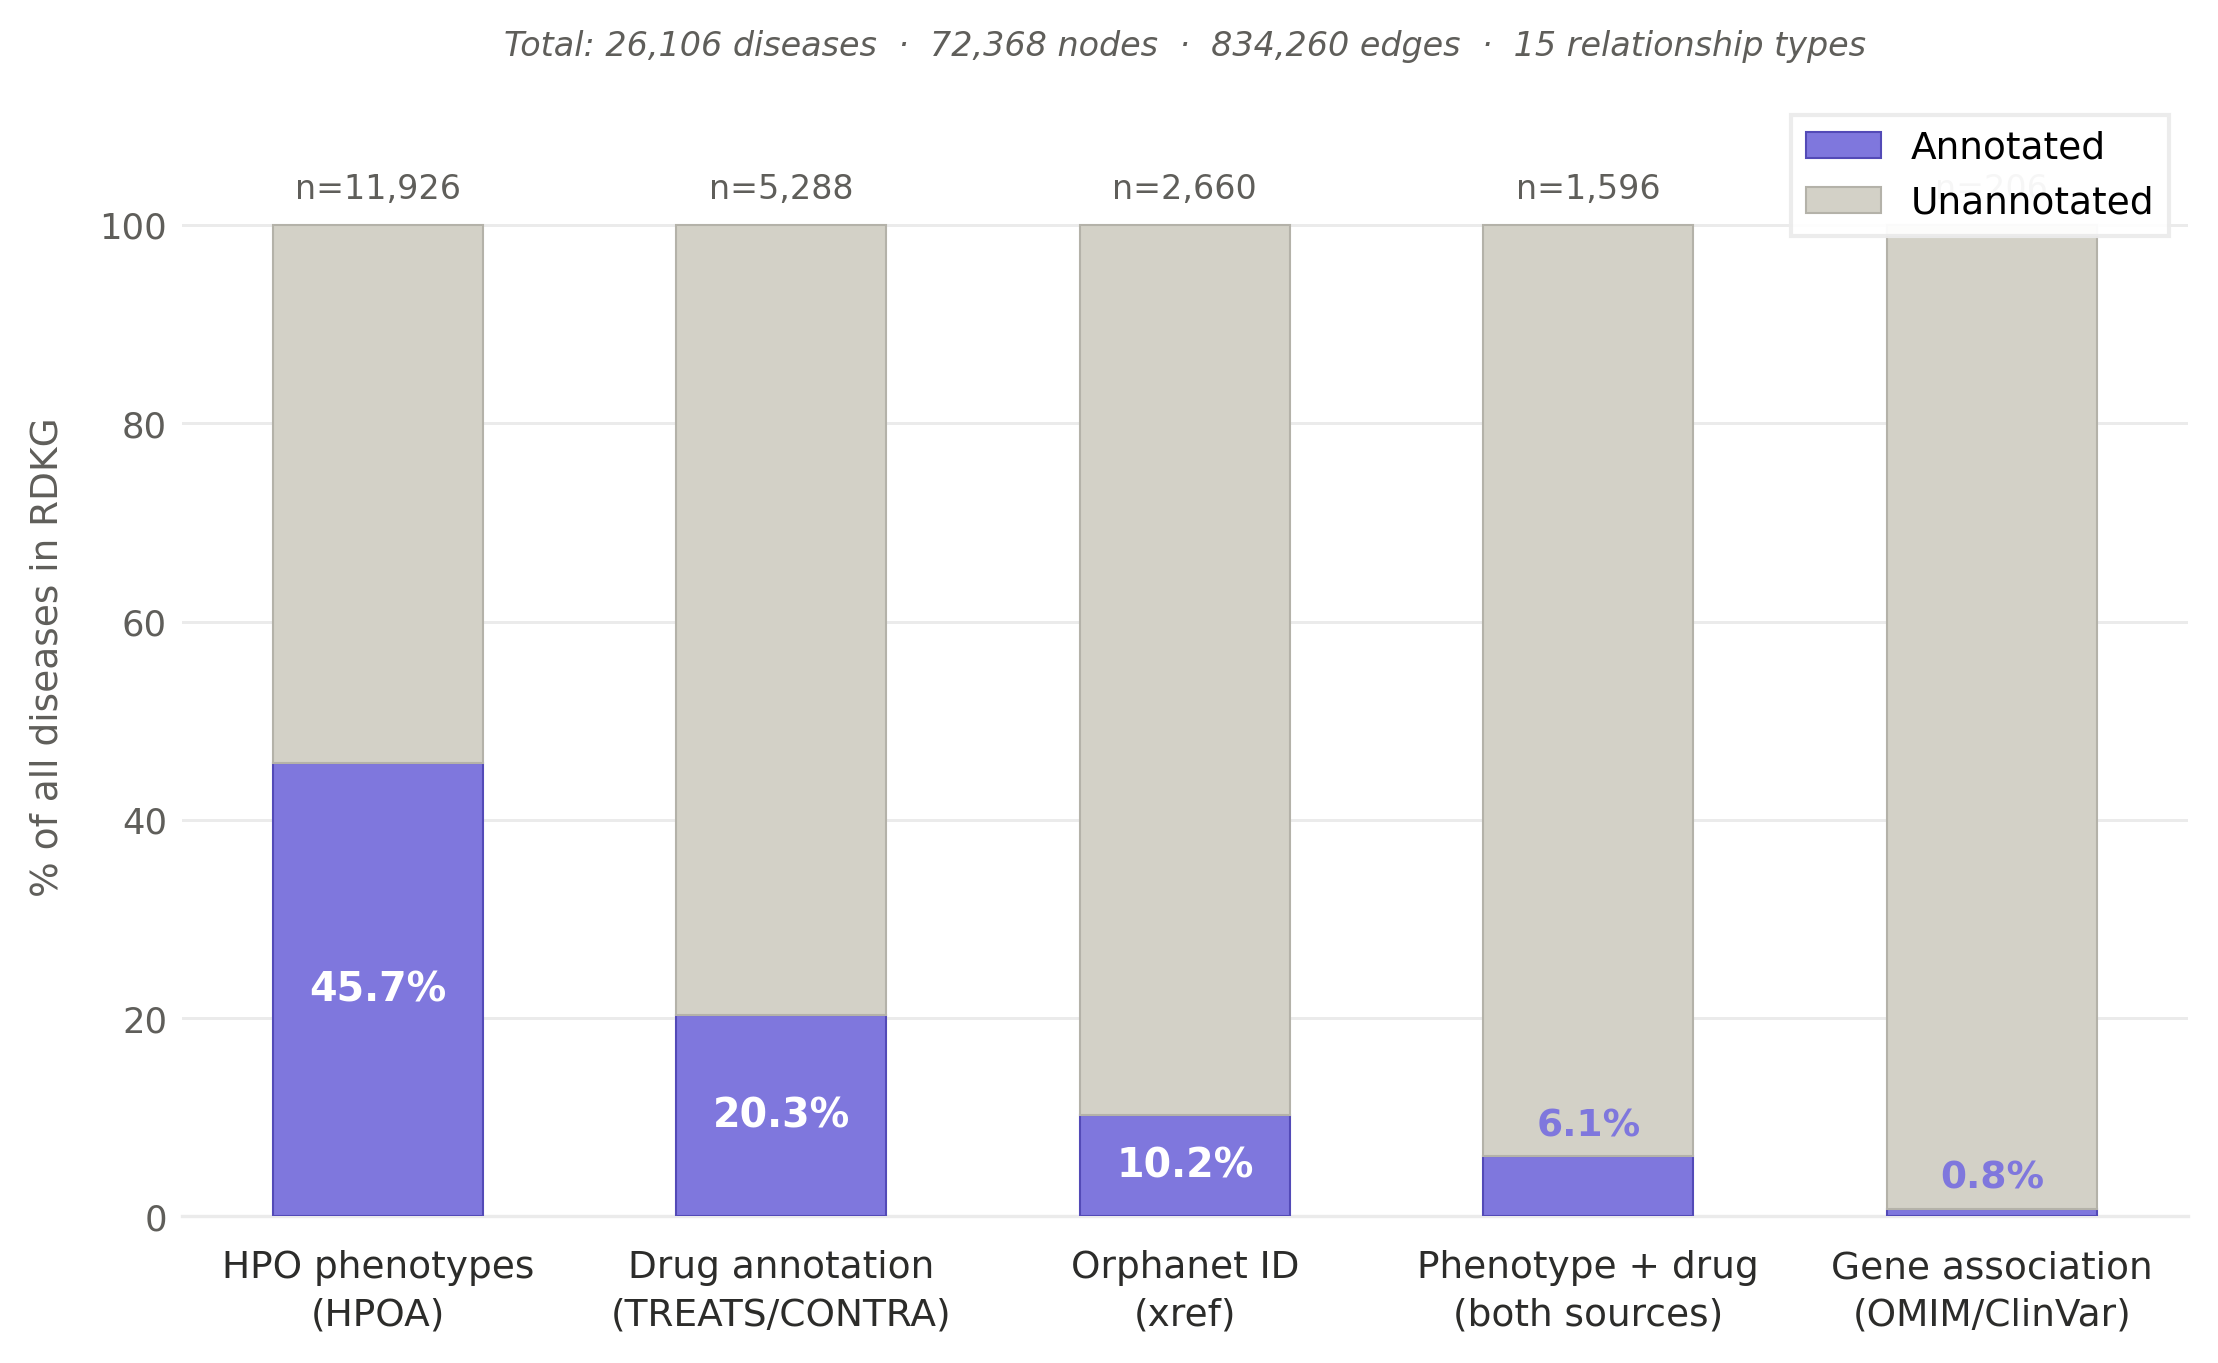

Reproduce this figure in Python.
import matplotlib
matplotlib.use("Agg")
import matplotlib.pyplot as plt
import matplotlib.patches as mpatches
import numpy as np

TOTAL = 26_106

labels = [
    "HPO phenotypes\n(HPOA)",
    "Drug annotation\n(TREATS/CONTRA)",
    "Orphanet ID\n(xref)",
    "Phenotype + drug\n(both sources)",
    "Gene association\n(OMIM/ClinVar)",
]
counts = [11_926, 5_288, 2_660, 1_596, 206]
pcts   = [round(c / TOTAL * 100, 1) for c in counts]
remain = [round(100 - p, 1) for p in pcts]

COL_A  = "#7F77DD"
COL_U  = "#D3D1C7"
COL_AB = "#534AB7"
COL_UB = "#B4B2A9"
COL_TX = "#2C2C2A"
COL_MU = "#5F5E5A"
COL_GR = "#EBEBEB"

fig, ax = plt.subplots(figsize=(7.5, 4.8))
fig.patch.set_facecolor("white")
ax.set_facecolor("white")

x = np.arange(len(labels))
w = 0.52

bars_a = ax.bar(x, pcts,   width=w, color=COL_A,  edgecolor=COL_AB, linewidth=0.5, zorder=3)
bars_u = ax.bar(x, remain, width=w, bottom=pcts,
                color=COL_U, edgecolor=COL_UB, linewidth=0.5, zorder=3)

for bar, pct, cnt in zip(bars_a, pcts, counts):
    # percentage inside bar
    if pct >= 8:
        ax.text(bar.get_x() + w/2, pct/2,
                f"{pct}%", ha="center", va="center",
                fontsize=9.5, fontweight="bold", color="white", zorder=4)
    else:
        ax.text(bar.get_x() + w/2, pct + 1.2,
                f"{pct}%", ha="center", va="bottom",
                fontsize=9, color=COL_A, fontweight="bold", zorder=4)
    # n= label above full bar
    ax.text(bar.get_x() + w/2, 102,
            f"n={cnt:,}", ha="center", va="bottom",
            fontsize=8, color=COL_MU, zorder=4)

ax.set_xticks(x)
ax.set_xticklabels(labels, fontsize=9, color=COL_TX, multialignment="center", linespacing=1.4)
ax.set_ylim(0, 113)
ax.set_ylabel("% of all diseases in RDKG", fontsize=9, color=COL_MU, labelpad=8)
ax.yaxis.set_tick_params(labelsize=8.5, labelcolor=COL_MU)
ax.set_yticks([0, 20, 40, 60, 80, 100])
ax.yaxis.grid(True, color=COL_GR, linewidth=0.7, zorder=0)
ax.set_axisbelow(True)
ax.spines[["top","right","left"]].set_visible(False)
ax.spines["bottom"].set_color(COL_GR)
ax.tick_params(axis="x", length=0, pad=8)
ax.tick_params(axis="y", length=0)

pa = mpatches.Patch(facecolor=COL_A, edgecolor=COL_AB, linewidth=0.5, label="Annotated")
pu = mpatches.Patch(facecolor=COL_U, edgecolor=COL_UB, linewidth=0.5, label="Unannotated")
ax.legend(handles=[pa, pu], loc="upper right", fontsize=9,
          frameon=True, framealpha=0.95, edgecolor=COL_GR, fancybox=False)

ax.text(0.5, 1.03,
        f"Total: {TOTAL:,} diseases  ·  72,368 nodes  ·  834,260 edges  ·  15 relationship types",
        transform=ax.transAxes, ha="center", va="bottom",
        fontsize=8, color=COL_MU, style="italic")

plt.tight_layout(rect=[0, 0, 1, 0.97])
out = "./figures/fig4_rdkg_coverage.png"
fig.savefig(out, dpi=300, bbox_inches="tight", facecolor="white", edgecolor="none")
plt.close(fig)
print(f"Saved: {out}")
